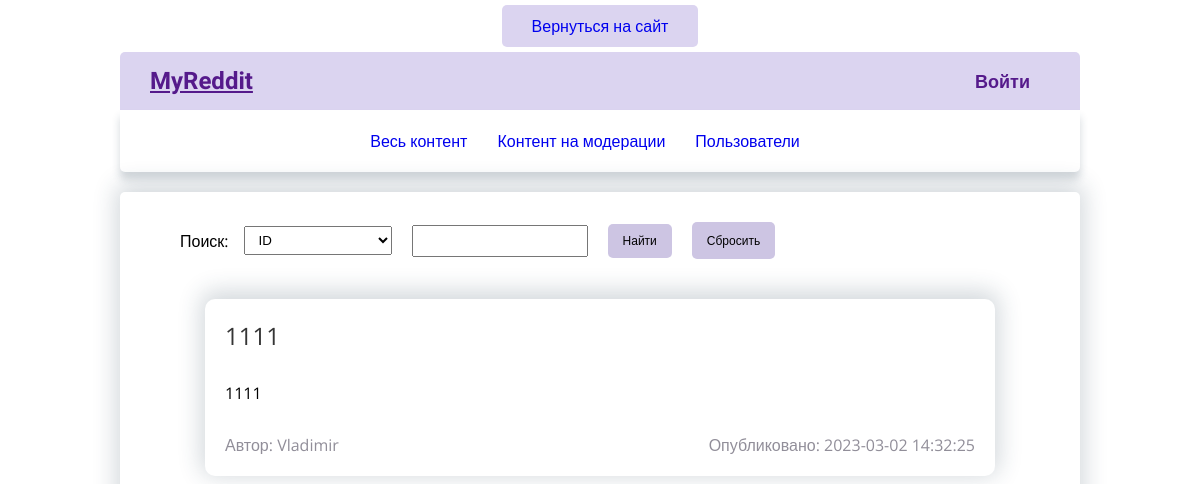
The app's page /admin/detailNews/?idNews=204 (signed in) with its own data.
### tables this page shows
CREATE TABLE `news` (
  `idNews` int NOT NULL,
  `idCategory` int NOT NULL,
  `theme` varchar(255) NOT NULL,
  `pictureLink` varchar(255) DEFAULT NULL,
  `textContent` varchar(2000) NOT NULL,
  `idUser` int NOT NULL,
  `createDate` timestamp NOT NULL DEFAULT CURRENT_TIMESTAMP,
  `changeDate` timestamp NULL DEFAULT NULL,
  `likeCount` int DEFAULT NULL,
  `moderationStatus` tinyint NOT NULL DEFAULT '0'
);

CREATE TABLE `user` (
  `idUser` int NOT NULL,
  `name` varchar(50) NOT NULL,
  `email` varchar(50) NOT NULL,
  `idgroup` int NOT NULL DEFAULT '1',
  `registrationDate` timestamp NOT NULL DEFAULT CURRENT_TIMESTAMP,
  `password` varchar(255) NOT NULL,
  `gender` enum('Мужчина','Женщина') NOT NULL
);

### application/core/view.php (called while the page is built, shortened)
<?php
class View
{
	function generate($content_view, $template_view, $data = null)
	{
		include 'application/views/'.$template_view;
	}
}

### application/controllers/controller_admin.php (called while the page is built, shortened)
<?php
class Controller_Admin extends Controller
{
	function __construct()
	{
		$this->model = new Model_Admin();
		$this->view = new View();
	}
	function action_detailNews(){
		$idNews = intval($_GET['idNews']);
		$data = $this->model->get_data_detailNews($idNews);
		$this->view->generate('admin_detail_news.php','template_admin_view.php',$data);
	}
}

### application/core/route.php (called while the page is built, shortened)
<?php
class Route
{
	static function start()
	{
		$action_name = 'index';
		$routes = explode('/', $_SERVER['REQUEST_URI']);
		if ( !empty($routes[2]) )
		{
			$action_name = $routes[2];
		}
		$action_name = 'action_'.$action_name;
		$controller = new $controller_name();
		$controller->$action_name();
	}
}

### application/bootstrap.php (called while the page is built, shortened)
<?php
Route::start();

### index.php (called while the page is built, shortened)
<?php
require_once 'application/bootstrap.php';

### application/core/model.php (called while the page is built, shortened)
<?php
class Model
{
	private static $connect;
	public function __construct()
	{
		if(!self::$connect){
			self::$connect = mysqli_connect('localhost', 'root', '', 'myReddit');
		}
	}
	protected function get_one($query){
		try{
			if($result = mysqli_query(self::$connect,$query)){
				$data = mysqli_fetch_assoc($result);
			}else{
				throw new \Exception(mysqli_error(self::$connect));
			}
			return $data;
		}catch(\Throwable $e){
			echo $e->getMessage();
		}
	}
}

### application/models/model_admin.php (called while the page is built, shortened)
<?php
class Model_Admin extends Model
{
  public function get_data_detailNews($idNews){
    $sql = "SELECT * FROM news
        INNER JOIN category
          ON news.idCategory = category.idCategory
        INNER JOIN user
          ON news.idUser = user.idUser
      WHERE news.idNews = '$idNews' ";
       $data = $this->get_one($sql);
		return $data;
  }
}

### application/views/admin_detail_news.php (the view, shortened to what this page needs)
<div class="news_container">
    <div class='news_post'>
        <h2 class='news_post_title'><?=$data['theme']?></h2>
            <p class='news_post_text'><?=$data['textContent']?></p>
            <div class='news_post_meta'>
                <div class='news_post_usename'>Автор: <?=$data['name']?></div>
                <div class='news_post_create'>Опубликовано: <?=$data['createDate']?></div>
            </div>
    </div>
</div>

### css/style_admin.css (style rules this page uses)
* { margin: 0; padding: 0; box-sizing:border-box; }
p,h1,h2,h3,h4,h5 { word-wrap:break-word; overflow-x: hidden; }
body { font-size: 16px; }
body,input { font-family:"Open Sans", sans-serif; }
h1,h2,h3,h4 { text-transform: uppercase; font-weight: normal; font-family: "Open Sans", sans-serif; color: #353535; margin-bottom: 1em; }
h2 { font-size: 1.5em; }
.news_container,.news_creator_container { padding:20px 55px; }
.news_post { margin-bottom:30px; padding:20px; border-radius:10px; box-shadow: 0px -4px 23px 4px rgba(34, 60, 80, 0.2); position:relative; }
.news_post_meta { display:flex; justify-content:space-between; margin-top:10px; color:#918e99; }
.news_post_text { padding:20px 0; }
.news_post_title { margin-bottom:10px; }

### records on screen
news: theme "1111", textContent "1111", idUser.name "Vladimir", createDate "2023-03-02 14:32:25"
